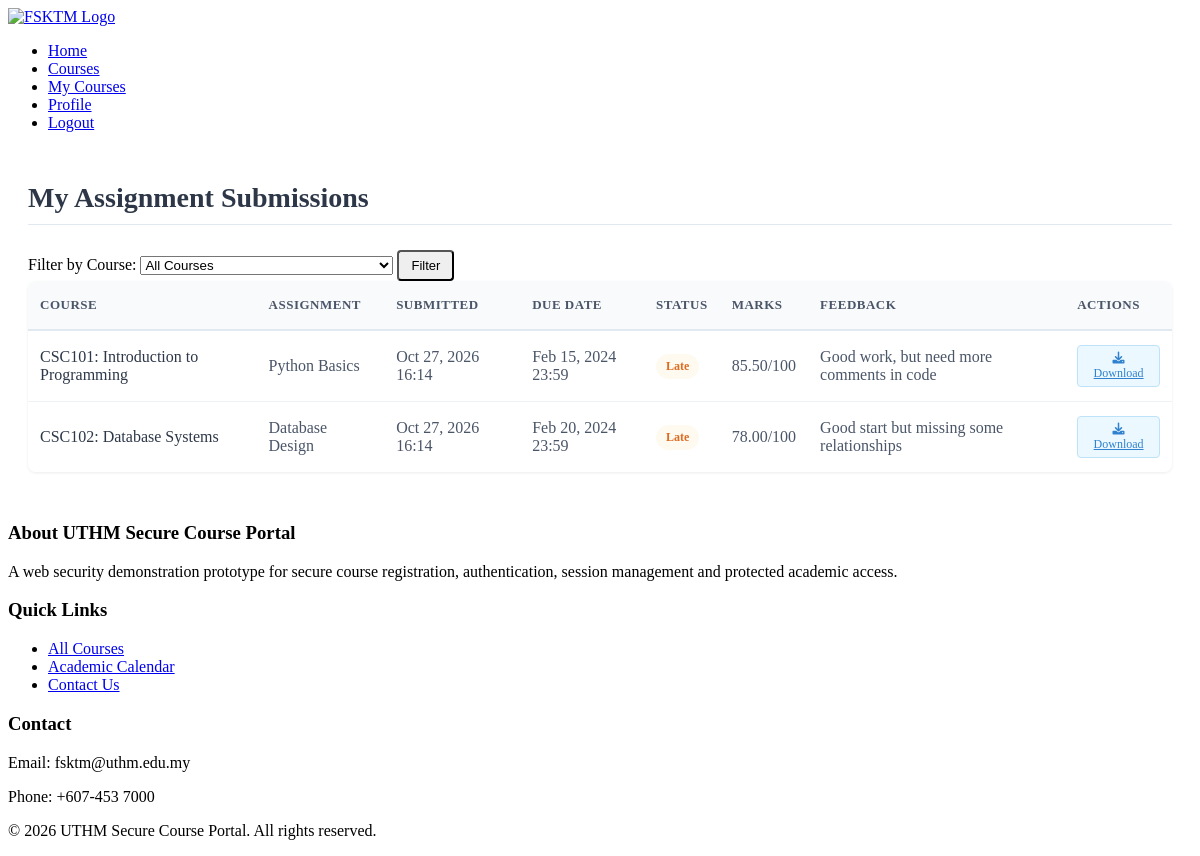
The app's page /pages/my-submissions.php (signed in) with its own data.
### tables this page shows
CREATE TABLE submissions (
    submission_id INT AUTO_INCREMENT PRIMARY KEY,
    assignment_id INT NOT NULL,
    user_id INT NOT NULL,
    submission_date TIMESTAMP DEFAULT CURRENT_TIMESTAMP,
    file_path VARCHAR(255) NOT NULL,
    marks DECIMAL(5,2) NULL,
    feedback TEXT,
    status ENUM('submitted', 'late', 'graded') DEFAULT 'submitted',
    FOREIGN KEY (assignment_id) REFERENCES assignments(assignment_id) ON DELETE CASCADE,
    FOREIGN KEY (user_id) REFERENCES users(user_id) ON DELETE CASCADE
);

CREATE TABLE courses (
    course_id INT AUTO_INCREMENT PRIMARY KEY,
    course_code VARCHAR(10) UNIQUE NOT NULL,
    course_name VARCHAR(100) NOT NULL,
    description TEXT,
    credits INT NOT NULL DEFAULT 3,
    semester ENUM('1', '2', '3') NOT NULL,
    academic_year VARCHAR(9) NOT NULL,  
    max_students INT DEFAULT 40,
    current_enrolled INT DEFAULT 0,
    instructor_id INT,
    schedule_day VARCHAR(20),
    schedule_time VARCHAR(50),
    classroom VARCHAR(20),
    course_image VARCHAR(255) DEFAULT 'default-course.jpg',
    prerequisites TEXT,
    category_id INT,
    is_active BOOLEAN DEFAULT TRUE,
    created_at TIMESTAMP DEFAULT CURRENT_TIMESTAMP,
    updated_at TIMESTAMP DEFAULT CURRENT_TIMESTAMP ON UPDATE CURRENT_TIMESTAMP,
    FOREIGN KEY (category_id) REFERENCES course_categories(category_id) ON DELETE SET NULL,
    FOREIGN KEY (instructor_id) REFERENCES users(user_id) ON DELETE SET NULL
);

CREATE TABLE assignments (
    assignment_id INT AUTO_INCREMENT PRIMARY KEY,
    course_id INT NOT NULL,
    title VARCHAR(200) NOT NULL,
    description TEXT,
    due_date DATETIME NOT NULL,
    max_marks INT DEFAULT 100,
    created_at TIMESTAMP DEFAULT CURRENT_TIMESTAMP,
    updated_at TIMESTAMP DEFAULT CURRENT_TIMESTAMP ON UPDATE CURRENT_TIMESTAMP,
    FOREIGN KEY (course_id) REFERENCES courses(course_id) ON DELETE CASCADE
);

### pages/my-submissions.php (the view, shortened to what this page needs)
<?php
require_once '../includes/functions.php';
require_once '../includes/header.php';
$db = new Database();
$conn = $db->getConnection();
$course_filter = isset($_GET['course_id']) ? (int)$_GET['course_id'] : null;
$query = "
    SELECT s.*,
           a.title as assignment_title,
           a.due_date,
           c.course_name,
           c.course_code,
           CASE
               WHEN s.submission_date > a.due_date THEN 'late'
               WHEN s.marks IS NOT NULL THEN 'graded'
               ELSE 'submitted'
           END as status
    FROM submissions s
    JOIN assignments a ON s.assignment_id = a.assignment_id
    JOIN courses c ON a.course_id = c.course_id
    WHERE s.user_id = ?
";
if ($course_filter) {
    $query .= " AND c.course_id = ?";
    $stmt = $conn->prepare($query);
    $stmt->bind_param("ii", $_SESSION['user_id'], $course_filter);
} else {
    $stmt = $conn->prepare($query);
    $stmt->bind_param("i", $_SESSION['user_id']);
}
$stmt->execute();
$submissions = $stmt->get_result()->fetch_all(MYSQLI_ASSOC);
$filter_course_name = '';
?>
<div class="submission-container">
    <div class="d-flex justify-content-between align-items-center mb-4">
        <h2>
            <?php if ($course_filter): ?>
                My Submissions for <?= htmlspecialchars($filter_course_name) ?>
            <?php else: ?>
                My Assignment Submissions
            <?php endif; ?>
        </h2>
    </div>
    <?php if (!$course_filter): ?>
        <div class="card mb-4">
            <div class="card-body">
                <form method="get" class="form-inline">
                    <label for="course_filter" class="mr-2">Filter by Course:</label>
                    <select class="form-control mr-2" id="course_filter" name="course_id">
                        <option value="">All Courses</option>
                    </select>
                    <button type="submit" class="btn btn-primary">Filter</button>
                </form>
            </div>
        </div>
    <?php endif; ?>
    <div class="table-responsive">
        <table class="table table-striped">
            <thead>
                <tr>
                    <th>Course</th>
                    <th>Assignment</th>
                    <th>Submitted</th>
                    <th>Due Date</th>
                    <th>Status</th>
                    <th>Marks</th>
                    <th>Feedback</th>
                    <th>Actions</th>
                </tr>
            </thead>
            <tbody>
                <?php if (empty($submissions)): ?>
                    <tr>
                        <td colspan="8" class="text-center py-4">
                            <?php if ($course_filter): ?>
                                No submissions found for this course.
                            <?php else: ?>
                                You haven't submitted any assignments yet.
                            <?php endif; ?>
                        </td>
                    </tr>
                <?php else: ?>
                    <?php foreach ($submissions as $submission): ?>
                        <tr>
                            <td>
                                <?= $submission['course_code'] ?>: <?= $submission['course_name'] ?>
                            </td>
                            <td><?= $submission['assignment_title'] ?></td>
                            <td><?= date('M j, Y H:i', strtotime($submission['submission_date'])) ?></td>
                            <td><?= date('M j, Y H:i', strtotime($submission['due_date'])) ?></td>
                            <td>
                                <?php
                                $badge_class = '';
                                if ($submission['status'] == 'late') $badge_class = 'badge-warning';
                                elseif ($submission['status'] == 'graded') $badge_class = 'badge-success';
                                else $badge_class = 'badge-primary';
                                ?>
                                <span class="badge <?= $badge_class ?>">
                                    <?= ucfirst($submission['status']) ?>
                                </span>
                            </td>
                            <td>
                                <?php if ($submission['marks'] !== null): ?>
                                    <?= $submission['marks'] ?>/100
                                <?php else: ?>
                                    -
                                <?php endif; ?>
                            </td>
                            <td><?= $submission['feedback'] ?: 'No feedback yet' ?></td>
                            <td>
                                <a href="../<?= UPLOAD_SUBMISSION_PATH . $submission['file_path'] ?>"
                                   class="btn btn-sm btn-info" download>
                                   <i class="fas fa-download"></i> Download
                                </a>
                            </td>
                        </tr>
                    <?php endforeach; ?>
                <?php endif; ?>
            </tbody>
        </table>
    </div>
</div>
<?php require_once '../includes/footer.php'; ?>

### pages/my-submissions.php (style rules this page uses)
.submission-container { max-width: 1200px; margin: 50px auto; padding: 0 20px; }
.submission-container h2 { color: #2d3748; font-size: 28px; font-weight: 600; margin-bottom: 25px; padding-bottom: 10px; border-bottom: 1px solid #e2e8f0; }
.table-responsive { border-radius: 8px; overflow: hidden; box-shadow: 0 1px 3px rgba(0, 0, 0, 0.08); }
.table { width: 100%; border-collapse: collapse; background-color: white; }
.table thead { background-color: #f8fafc; }
.table th { padding: 16px 12px; text-align: left; color: #4a5568; font-weight: 600; text-transform: uppercase; font-size: 13px; letter-spacing: 0.5px; border-bottom: 2px solid #e2e8f0; }
.table td { padding: 14px 12px; border-bottom: 1px solid #edf2f7; vertical-align: middle; color: #4a5568; }
.table tbody tr:last-child td { border-bottom: none; }
.badge { display: inline-block; padding: 5px 10px; border-radius: 20px; font-size: 12px; font-weight: 600; }
.badge-warning { background-color: #fffaf0; color: #dd6b20; }
.btn { display: inline-block; padding: 6px 12px; border-radius: 4px; font-size: 13px; font-weight: 500; text-align: center; cursor: pointer; transition: all 0.2s ease; }
.btn-sm { padding: 5px 10px; font-size: 12px; }
.btn-info { background-color: #ebf8ff; color: #3182ce; border: 1px solid #bee3f8; }
td:first-child { font-weight: 500; color: #2d3748; }

### records on screen
submissions: courses.course_code "CSC101", courses.course_name "Introduction to Programming", assignment.title "Python Basics", submission_date "Oct 27, 2026 16:14", assignment.due_date "Feb 15, 2024 23:59", status "Late", marks "85.50", feedback "Good work, but need more comments in code"
submissions: courses.course_code "CSC102", courses.course_name "Database Systems", assignment.title "Database Design", submission_date "Oct 27, 2026 16:14", assignment.due_date "Feb 20, 2024 23:59", status "Late", marks "78.00", feedback "Good start but missing some relationships"
